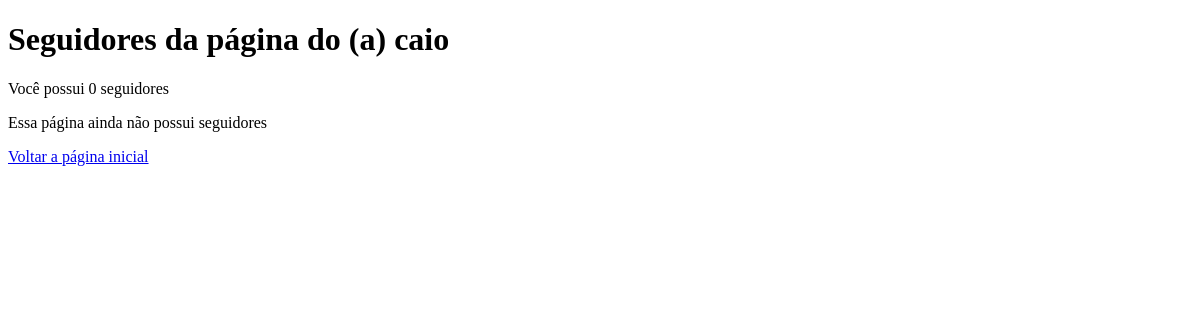
Page /meus_seguidores (signed in) on the earlier database version.
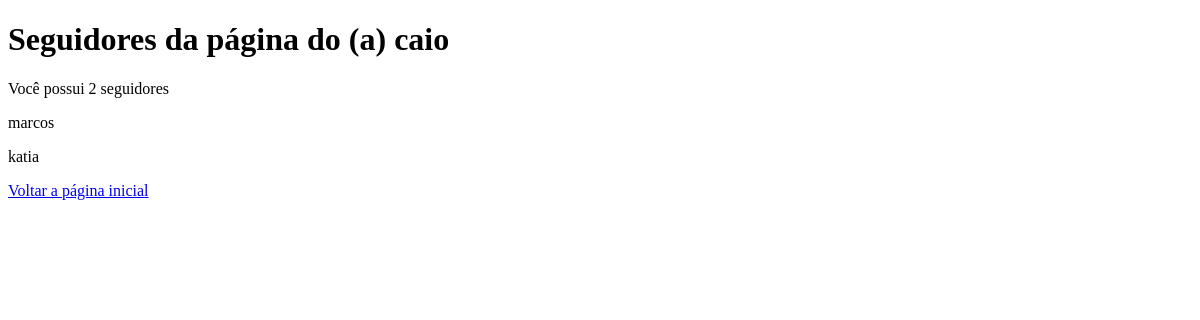
Same page on the later database version.
### redesocial/models.py (models this page shows, shortened)
class Conta(models.Model):
    nome = models.CharField(max_length=400)
    biografia = models.CharField(max_length=1000, blank=True)
    interesses = models.CharField(max_length=1000, blank=True)
    estado_civil = models.CharField(max_length=500, blank = True)
    dono_da_conta = models.ForeignKey(User,  on_delete=models.CASCADE)
    seguidores = models.ManyToManyField('self', symmetrical=False, related_name='MeSeguindo')
    seguindo = models.ManyToManyField('self', symmetrical=False, related_name='ContasSeguidas')
    foto_perfil = models.ImageField(upload_to = 'redesocial/fotos', blank=True)
    data_criacao = models.DateField(auto_now_add = True)
    numero_seguidores = models.IntegerField(default=0)
    numero_seguindo = models.IntegerField(default=0)

### redesocial/views.py (the view)
# urls.py: path('meus_seguidores', views.meus_seguidores, name='meus_seguidores'),
@login_required
def meus_seguidores(request):
    conta = Conta.objects.get(dono_da_conta = request.user)
    mensagem_seguidores = f'Seguidores da página do (a) {request.user.username}'
    numero_seguidores = conta.numero_seguidores
    seguidores = conta.seguidores.all()
    dicionario_seguidores = {'mensagem_seguidores':mensagem_seguidores, 'seguidores':seguidores, 'numero_seguidores':numero_seguidores}
    return render(request, 'redesocial/meus_seguidores.html', dicionario_seguidores)

### redesocial/templates/redesocial/meus_seguidores.html (shortened to what this page needs)
<!DOCTYPE html>
<html lang="pt-br">
    <head>
    </head>
    <body>
        <h1>{{mensagem_seguidores}}</h1>
        <p>Você possui {{numero_seguidores}} seguidores</p>
        {%if seguidores%}
            {%for seguidor in seguidores%}
                <p>{{seguidor.nome}}</p>
            {%endfor%}
        {%else%}
            <p>Essa página ainda não possui seguidores</p>
        {%endif%}
        <p><a href="{%url 'index'%}">Voltar a página inicial</a></p>
    </body>
</html>

Differences in the rows shown:
now on this page (row edited): Conta: nome "marcos"
added Conta: nome "katia"
Other differences:
{{ numero_seguidores }}: "0" → "2"
text no longer shown: "Essa página ainda não possui seguidores"
